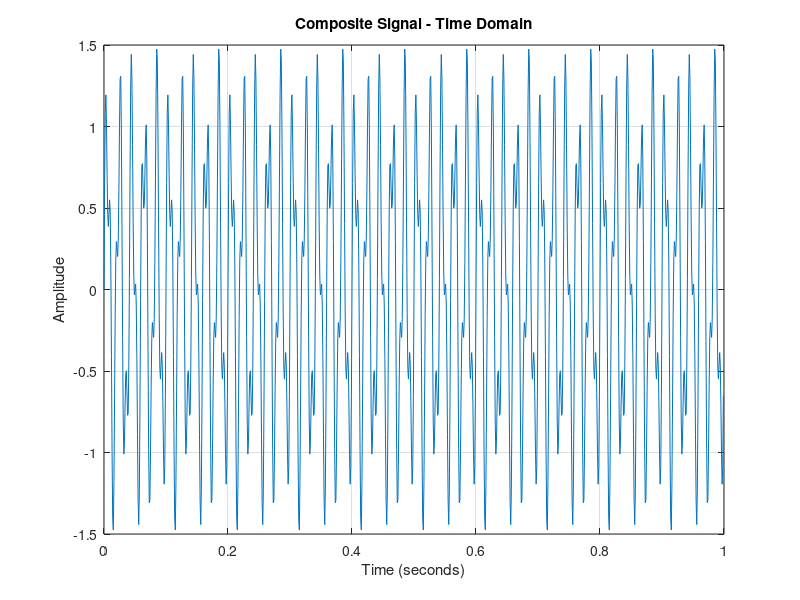
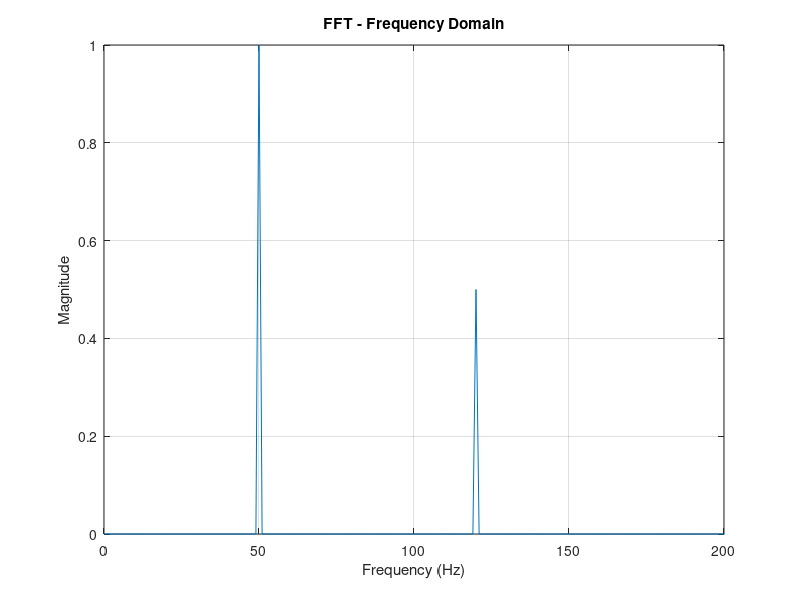

The MATLAB source for these figures, in order:
clc;
clear;
close all;

% Sampling parameters
Fs = 1000;              % Sampling frequency (Hz)
T = 1/Fs;               % Sampling period
L = 1000;               % Number of samples
t = (0:L-1)*T;          % Time vector

% Signal parameters
f1 = 50;                % First frequency (Hz)
f2 = 120;               % Second frequency (Hz)

% Generate composite signal
x = sin(2*pi*f1*t) + 0.5*sin(2*pi*f2*t);

% Plot time-domain signal
figure;
plot(t, x);
xlabel('Time (seconds)');
ylabel('Amplitude');
title('Composite Signal - Time Domain');
grid on;

% Compute FFT
Y = fft(x);

% Two-sided spectrum
P2 = abs(Y/L);

% Single-sided spectrum
P1 = P2(1:L/2+1);
P1(2:end-1) = 2*P1(2:end-1);

% Frequency axis
f = Fs*(0:(L/2))/L;

% Plot frequency spectrum
figure;
plot(f, P1);
xlabel('Frequency (Hz)');
ylabel('Magnitude');
title('FFT - Frequency Domain');
grid on;
xlim([0 200]);
